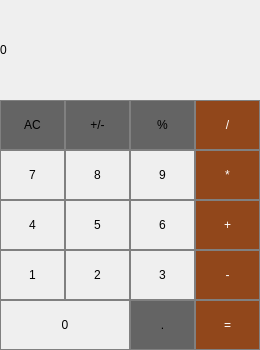
<?xml version="1.0" encoding="UTF-8"?>
<ui version="4.0">
 <class>MainWindow</class>
 <widget class="QMainWindow" name="MainWindow">
  <property name="geometry">
   <rect>
    <x>0</x>
    <y>0</y>
    <width>260</width>
    <height>350</height>
   </rect>
  </property>
  <property name="windowTitle">
   <string>MainWindow</string>
  </property>
  <widget class="QWidget" name="centralwidget">
   <widget class="QLabel" name="resultPanel">
    <property name="geometry">
     <rect>
      <x>0</x>
      <y>0</y>
      <width>260</width>
      <height>100</height>
     </rect>
    </property>
    <property name="styleSheet">
     <string notr="true">QLabel {
qproperty-alignment: 'AlignVCenter | AlignRight';
border: 1px solid gray;
}
bacground-color : white;
</string>
    </property>
    <property name="text">
     <string>0</string>
    </property>
   </widget>
   <widget class="QPushButton" name="pushButton_AC">
    <property name="geometry">
     <rect>
      <x>0</x>
      <y>100</y>
      <width>65</width>
      <height>50</height>
     </rect>
    </property>
    <property name="styleSheet">
     <string notr="true">QPushButton {
  background-color: rgb(100, 100, 100);
  border: 1px solid gray;
}
QPushButton:pressed {
    background-color: qlineargradient(x1: 0, y1: 0, x2: 0, y2: 1,
                                      stop: 0 #BEBEBE, stop: 1 #D7D7D7);
}</string>
    </property>
    <property name="text">
     <string>AC</string>
    </property>
   </widget>
   <widget class="QPushButton" name="pushButton_plusminus">
    <property name="geometry">
     <rect>
      <x>65</x>
      <y>100</y>
      <width>65</width>
      <height>50</height>
     </rect>
    </property>
    <property name="styleSheet">
     <string notr="true">QPushButton {
  background-color: rgb(100, 100, 100);
  border: 1px solid gray;
}
QPushButton:pressed {
    background-color: qlineargradient(x1: 0, y1: 0, x2: 0, y2: 1,
                                      stop: 0 #BEBEBE, stop: 1 #D7D7D7);
}</string>
    </property>
    <property name="text">
     <string>+/-</string>
    </property>
   </widget>
   <widget class="QPushButton" name="pushButton_divine">
    <property name="geometry">
     <rect>
      <x>195</x>
      <y>100</y>
      <width>65</width>
      <height>50</height>
     </rect>
    </property>
    <property name="styleSheet">
     <string notr="true">QPushButton {
  background-color: rgb(145, 71, 27);
  color: white; 
  border: 1px solid gray;
}

QPushButton:pressed {
    background-color: qlineargradient(x1: 0, y1: 0, x2: 0, y2: 1,
                                      stop: 0 #FF7832, stop: 1 #FF9739);
}</string>
    </property>
    <property name="text">
     <string>/</string>
    </property>
   </widget>
   <widget class="QPushButton" name="pushButton_percent">
    <property name="geometry">
     <rect>
      <x>130</x>
      <y>100</y>
      <width>65</width>
      <height>50</height>
     </rect>
    </property>
    <property name="styleSheet">
     <string notr="true">QPushButton {
  background-color: rgb(100, 100, 100);
  border: 1px solid gray;
}
QPushButton:pressed {
    background-color: qlineargradient(x1: 0, y1: 0, x2: 0, y2: 1,
                                      stop: 0 #BEBEBE, stop: 1 #D7D7D7);
}</string>
    </property>
    <property name="text">
     <string>%</string>
    </property>
   </widget>
   <widget class="QPushButton" name="pushButton_6">
    <property name="geometry">
     <rect>
      <x>130</x>
      <y>200</y>
      <width>65</width>
      <height>50</height>
     </rect>
    </property>
    <property name="styleSheet">
     <string notr="true">QPushButton {
   border: 1px solid gray;
}
QPushButton:pressed {
    background-color: qlineargradient(x1: 0, y1: 0, x2: 0, y2: 1,
                                      stop: 0 #dadbde, stop: 1 #f6f7fa);
}</string>
    </property>
    <property name="text">
     <string>6</string>
    </property>
   </widget>
   <widget class="QPushButton" name="pushButton_4">
    <property name="geometry">
     <rect>
      <x>0</x>
      <y>200</y>
      <width>65</width>
      <height>50</height>
     </rect>
    </property>
    <property name="styleSheet">
     <string notr="true">QPushButton {
   border: 1px solid gray;
}
QPushButton:pressed {
    background-color: qlineargradient(x1: 0, y1: 0, x2: 0, y2: 1,
                                      stop: 0 #dadbde, stop: 1 #f6f7fa);
}</string>
    </property>
    <property name="text">
     <string>4</string>
    </property>
   </widget>
   <widget class="QPushButton" name="pushButton_5">
    <property name="geometry">
     <rect>
      <x>65</x>
      <y>200</y>
      <width>65</width>
      <height>50</height>
     </rect>
    </property>
    <property name="styleSheet">
     <string notr="true">QPushButton {
   border: 1px solid gray;
}
QPushButton:pressed {
    background-color: qlineargradient(x1: 0, y1: 0, x2: 0, y2: 1,
                                      stop: 0 #dadbde, stop: 1 #f6f7fa);
}</string>
    </property>
    <property name="text">
     <string>5</string>
    </property>
   </widget>
   <widget class="QPushButton" name="pushButton_plus">
    <property name="geometry">
     <rect>
      <x>195</x>
      <y>200</y>
      <width>65</width>
      <height>50</height>
     </rect>
    </property>
    <property name="styleSheet">
     <string notr="true">QPushButton {
  background-color: rgb(145, 71, 27);
  color: white; 
  border: 1px solid gray;
}

QPushButton:pressed {
    background-color: qlineargradient(x1: 0, y1: 0, x2: 0, y2: 1,
                                      stop: 0 #FF7832, stop: 1 #FF9739);
}</string>
    </property>
    <property name="text">
     <string>+</string>
    </property>
   </widget>
   <widget class="QPushButton" name="pushButton_equals">
    <property name="geometry">
     <rect>
      <x>195</x>
      <y>300</y>
      <width>65</width>
      <height>50</height>
     </rect>
    </property>
    <property name="styleSheet">
     <string notr="true">QPushButton {
  background-color: rgb(145, 71, 27);
  color: white; 
  border: 1px solid gray;
}

QPushButton:pressed {
    background-color: qlineargradient(x1: 0, y1: 0, x2: 0, y2: 1,
                                      stop: 0 #FF7832, stop: 1 #FF9739);
}</string>
    </property>
    <property name="text">
     <string>=</string>
    </property>
   </widget>
   <widget class="QPushButton" name="pushButton_1">
    <property name="geometry">
     <rect>
      <x>0</x>
      <y>250</y>
      <width>65</width>
      <height>50</height>
     </rect>
    </property>
    <property name="styleSheet">
     <string notr="true">QPushButton {
   border: 1px solid gray;
}
QPushButton:pressed {
    background-color: qlineargradient(x1: 0, y1: 0, x2: 0, y2: 1,
                                      stop: 0 #dadbde, stop: 1 #f6f7fa);
}</string>
    </property>
    <property name="text">
     <string>1</string>
    </property>
   </widget>
   <widget class="QPushButton" name="pushButton_2">
    <property name="geometry">
     <rect>
      <x>65</x>
      <y>250</y>
      <width>65</width>
      <height>50</height>
     </rect>
    </property>
    <property name="styleSheet">
     <string notr="true">QPushButton {
   border: 1px solid gray;
}
QPushButton:pressed {
    background-color: qlineargradient(x1: 0, y1: 0, x2: 0, y2: 1,
                                      stop: 0 #dadbde, stop: 1 #f6f7fa);
}</string>
    </property>
    <property name="text">
     <string>2</string>
    </property>
   </widget>
   <widget class="QPushButton" name="pushButton_3">
    <property name="geometry">
     <rect>
      <x>130</x>
      <y>250</y>
      <width>65</width>
      <height>50</height>
     </rect>
    </property>
    <property name="styleSheet">
     <string notr="true">QPushButton {
   border: 1px solid gray;
}
QPushButton:pressed {
    background-color: qlineargradient(x1: 0, y1: 0, x2: 0, y2: 1,
                                      stop: 0 #dadbde, stop: 1 #f6f7fa);
}</string>
    </property>
    <property name="text">
     <string>3</string>
    </property>
   </widget>
   <widget class="QPushButton" name="pushButton_0">
    <property name="geometry">
     <rect>
      <x>0</x>
      <y>300</y>
      <width>130</width>
      <height>50</height>
     </rect>
    </property>
    <property name="styleSheet">
     <string notr="true">QPushButton {
   border: 1px solid gray;
}
QPushButton:pressed {
    background-color: qlineargradient(x1: 0, y1: 0, x2: 0, y2: 1,
                                      stop: 0 #dadbde, stop: 1 #f6f7fa);
}</string>
    </property>
    <property name="text">
     <string>0</string>
    </property>
   </widget>
   <widget class="QPushButton" name="pushButton_minus">
    <property name="geometry">
     <rect>
      <x>195</x>
      <y>250</y>
      <width>65</width>
      <height>50</height>
     </rect>
    </property>
    <property name="styleSheet">
     <string notr="true">QPushButton {
  background-color: rgb(145, 71, 27);
  color: white; 
  border: 1px solid gray;
}

QPushButton:pressed {
    background-color: qlineargradient(x1: 0, y1: 0, x2: 0, y2: 1,
                                      stop: 0 #FF7832, stop: 1 #FF9739);
}</string>
    </property>
    <property name="text">
     <string>-</string>
    </property>
   </widget>
   <widget class="QPushButton" name="pushButton_dot">
    <property name="geometry">
     <rect>
      <x>130</x>
      <y>300</y>
      <width>65</width>
      <height>50</height>
     </rect>
    </property>
    <property name="styleSheet">
     <string notr="true">QPushButton {
  background-color: rgb(100, 100, 100);
  border: 1px solid gray;
}
QPushButton:pressed {
    background-color: qlineargradient(x1: 0, y1: 0, x2: 0, y2: 1,
                                      stop: 0 #BEBEBE, stop: 1 #D7D7D7);
}</string>
    </property>
    <property name="text">
     <string>.</string>
    </property>
   </widget>
   <widget class="QPushButton" name="pushButton_mul">
    <property name="geometry">
     <rect>
      <x>195</x>
      <y>150</y>
      <width>65</width>
      <height>50</height>
     </rect>
    </property>
    <property name="styleSheet">
     <string notr="true">QPushButton {
  background-color: rgb(145, 71, 27);
  color: white; 
  border: 1px solid gray;
}

QPushButton:pressed {
    background-color: qlineargradient(x1: 0, y1: 0, x2: 0, y2: 1,
                                      stop: 0 #FF7832, stop: 1 #FF9739);
}</string>
    </property>
    <property name="text">
     <string>*</string>
    </property>
   </widget>
   <widget class="QPushButton" name="pushButton_8">
    <property name="geometry">
     <rect>
      <x>65</x>
      <y>150</y>
      <width>65</width>
      <height>50</height>
     </rect>
    </property>
    <property name="styleSheet">
     <string notr="true">QPushButton {
   border: 1px solid gray;
}
QPushButton:pressed {
    background-color: qlineargradient(x1: 0, y1: 0, x2: 0, y2: 1,
                                      stop: 0 #dadbde, stop: 1 #f6f7fa);
}</string>
    </property>
    <property name="text">
     <string>8</string>
    </property>
   </widget>
   <widget class="QPushButton" name="pushButton_9">
    <property name="geometry">
     <rect>
      <x>130</x>
      <y>150</y>
      <width>65</width>
      <height>50</height>
     </rect>
    </property>
    <property name="styleSheet">
     <string notr="true">QPushButton {
   border: 1px solid gray;
}
QPushButton:pressed {
    background-color: qlineargradient(x1: 0, y1: 0, x2: 0, y2: 1,
                                      stop: 0 #dadbde, stop: 1 #f6f7fa);
}</string>
    </property>
    <property name="text">
     <string>9</string>
    </property>
   </widget>
   <widget class="QPushButton" name="pushButton_7">
    <property name="geometry">
     <rect>
      <x>0</x>
      <y>150</y>
      <width>65</width>
      <height>50</height>
     </rect>
    </property>
    <property name="styleSheet">
     <string notr="true">QPushButton {
   border: 1px solid gray;
}
QPushButton:pressed {
    background-color: qlineargradient(x1: 0, y1: 0, x2: 0, y2: 1,
                                      stop: 0 #dadbde, stop: 1 #f6f7fa);
}</string>
    </property>
    <property name="text">
     <string>7</string>
    </property>
   </widget>
  </widget>
 </widget>
 <resources/>
 <connections/>
</ui>
